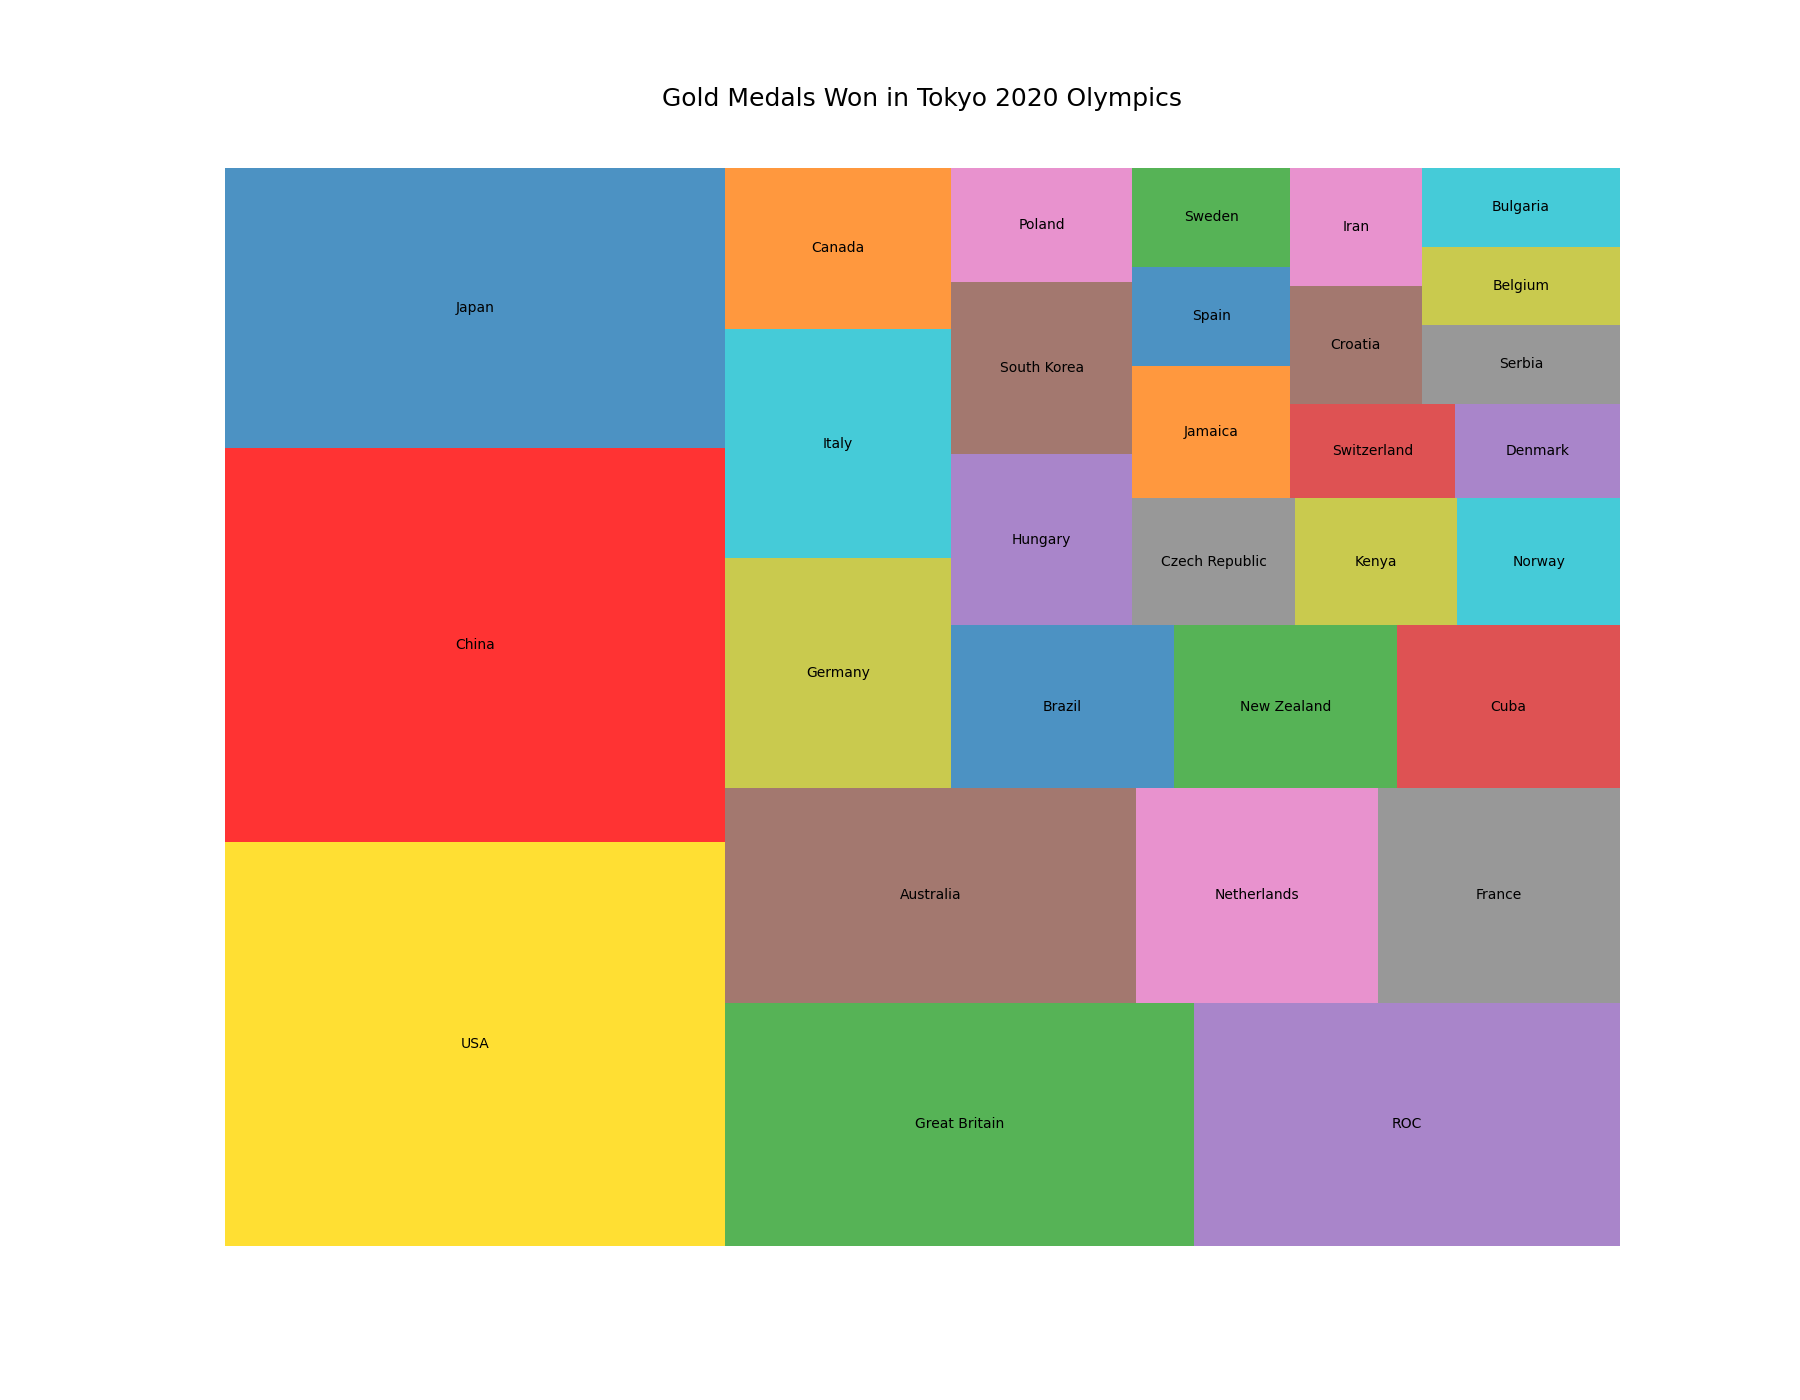

The Python source for this figure:

import matplotlib.pyplot as plt
import squarify

# Data points
countries = [
    'USA', 'China', 'Japan', 'Great Britain', 'ROC', 'Australia', 'Netherlands', 'France',
    'Germany', 'Italy', 'Canada', 'Brazil', 'New Zealand', 'Cuba', 'Hungary', 'South Korea',
    'Poland', 'Czech Republic', 'Kenya', 'Norway', 'Jamaica', 'Spain', 'Sweden', 'Switzerland',
    'Denmark', 'Croatia', 'Iran', 'Serbia', 'Belgium', 'Bulgaria'
]
gold_medals = [
    39, 38, 27, 22, 20, 17, 10, 10,
    10, 10, 7, 7, 7, 7, 6, 6,
    4, 4, 4, 4, 4, 3, 3, 3,
    3, 3, 3, 3, 3, 3
]
colors = [
    '#FFD700', '#FF0000', '#1F77B4', '#2CA02C', '#9467BD', '#8C564B', '#E377C2', '#7F7F7F',
    '#BCBD22', '#17BECF', '#FF7F0E', '#1F77B4', '#2CA02C', '#D62728', '#9467BD', '#8C564B',
    '#E377C2', '#7F7F7F', '#BCBD22', '#17BECF', '#FF7F0E', '#1F77B4', '#2CA02C', '#D62728',
    '#9467BD', '#8C564B', '#E377C2', '#7F7F7F', '#BCBD22', '#17BECF'
]

# Plot Dimensions
plt.figure(figsize=(18, 14))

# Create a treemap
squarify.plot(sizes=gold_medals, label=countries, color=colors, alpha=0.8)

# Title
plt.title('Gold Medals Won in Tokyo 2020 Olympics', fontsize=18, y=1.05)

# Remove axes
plt.axis('off')

# Show plot
plt.show()
